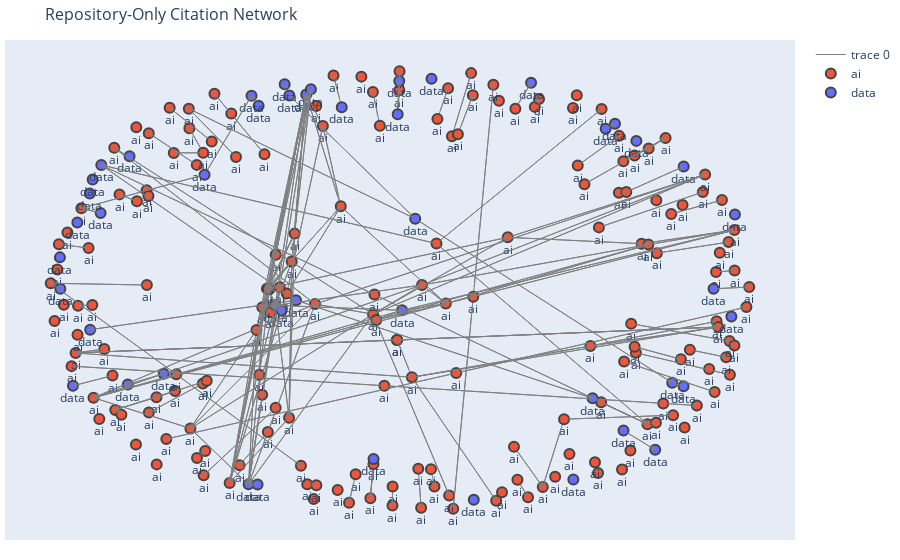

Notebook code for this chart:
### Code cell
sub_areas_of_interest = ['ai','data']  # Replace with your desired sub-area
theory_graph = filter_graph_by_sub_areas(G, sub_areas_of_interest)
draw_graph_plotly(theory_graph, sample_fraction=1.0)
